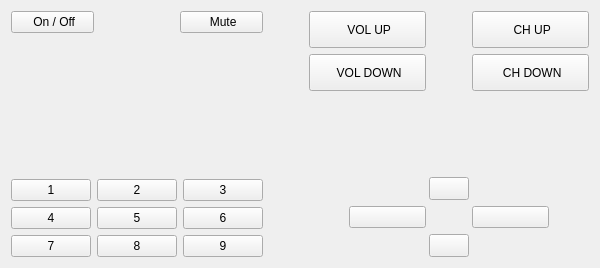
      <widget class="QWidget" name="tv_tab">
       <attribute name="icon">
        <iconset resource="resource.qrc">
         <normaloff>:/new/prefix1/scanner.png</normaloff>:/new/prefix1/scanner.png</iconset>
       </attribute>
       <attribute name="title">
        <string>TV</string>
       </attribute>
       <layout class="QHBoxLayout" name="horizontalLayout_5">
        <item>
         <layout class="QVBoxLayout" name="verticalLayout_7">
          <item>
           <layout class="QVBoxLayout" name="verticalLayout_13">
            <item>
             <layout class="QHBoxLayout" name="horizontalLayout_13">
              <item>
               <widget class="QPushButton" name="pushButton">
                <property name="sizePolicy">
                 <sizepolicy hsizetype="Minimum" vsizetype="Minimum">
                  <horstretch>0</horstretch>
                  <verstretch>0</verstretch>
                 </sizepolicy>
                </property>
                <property name="text">
                 <string> On / Off</string>
                </property>
                <property name="icon">
                 <iconset resource="resource.qrc">
                  <normaloff>:/new/prefix1/iconfinder_Power_symbol_2638316.png</normaloff>:/new/prefix1/iconfinder_Power_symbol_2638316.png</iconset>
                </property>
                <property name="iconSize">
                 <size>
                  <width>20</width>
                  <height>20</height>
                 </size>
                </property>
               </widget>
              </item>
              <item>
               <spacer name="horizontalSpacer_8">
                <property name="orientation">
                 <enum>Qt::Horizontal</enum>
                </property>
                <property name="sizeType">
                 <enum>QSizePolicy::Preferred</enum>
                </property>
                <property name="sizeHint" stdset="0">
                 <size>
                  <width>40</width>
                  <height>20</height>
                 </size>
                </property>
               </spacer>
              </item>
              <item>
               <spacer name="horizontalSpacer_6">
                <property name="orientation">
                 <enum>Qt::Horizontal</enum>
                </property>
                <property name="sizeType">
                 <enum>QSizePolicy::Preferred</enum>
                </property>
                <property name="sizeHint" stdset="0">
                 <size>
                  <width>40</width>
                  <height>20</height>
                 </size>
                </property>
               </spacer>
              </item>
              <item>
               <widget class="QPushButton" name="pushButton_10">
                <property name="sizePolicy">
                 <sizepolicy hsizetype="Minimum" vsizetype="Minimum">
                  <horstretch>0</horstretch>
                  <verstretch>0</verstretch>
                 </sizepolicy>
                </property>
                <property name="text">
                 <string> Mute</string>
                </property>
                <property name="icon">
                 <iconset resource="resource.qrc">
                  <normaloff>:/new/prefix1/iconfinder_v-24_3162619.png</normaloff>:/new/prefix1/iconfinder_v-24_3162619.png</iconset>
                </property>
                <property name="iconSize">
                 <size>
                  <width>20</width>
                  <height>20</height>
                 </size>
                </property>
               </widget>
              </item>
             </layout>
            </item>
            <item>
             <spacer name="verticalSpacer_18">
              <property name="orientation">
               <enum>Qt::Vertical</enum>
              </property>
              <property name="sizeType">
               <enum>QSizePolicy::Fixed</enum>
              </property>
              <property name="sizeHint" stdset="0">
               <size>
                <width>20</width>
                <height>100</height>
               </size>
              </property>
             </spacer>
            </item>
           </layout>
          </item>
          <item>
           <spacer name="verticalSpacer_11">
            <property name="orientation">
             <enum>Qt::Vertical</enum>
            </property>
            <property name="sizeType">
             <enum>QSizePolicy::Preferred</enum>
            </property>
            <property name="sizeHint" stdset="0">
             <size>
              <width>20</width>
              <height>40</height>
             </size>
            </property>
           </spacer>
          </item>
          <item>
           <layout class="QGridLayout" name="gridLayout">
            <item row="1" column="0">
             <widget class="QPushButton" name="button_1">
              <property name="sizePolicy">
               <sizepolicy hsizetype="Minimum" vsizetype="Preferred">
                <horstretch>0</horstretch>
                <verstretch>0</verstretch>
               </sizepolicy>
              </property>
              <property name="text">
               <string>1</string>
              </property>
             </widget>
            </item>
            <item row="3" column="2">
             <widget class="QPushButton" name="pushButton_9">
              <property name="sizePolicy">
               <sizepolicy hsizetype="Minimum" vsizetype="Preferred">
                <horstretch>0</horstretch>
                <verstretch>0</verstretch>
               </sizepolicy>
              </property>
              <property name="text">
               <string>9</string>
              </property>
             </widget>
            </item>
            <item row="2" column="1">
             <widget class="QPushButton" name="pushButton_6">
              <property name="sizePolicy">
               <sizepolicy hsizetype="Minimum" vsizetype="Preferred">
                <horstretch>0</horstretch>
                <verstretch>0</verstretch>
               </sizepolicy>
              </property>
              <property name="text">
               <string>5</string>
              </property>
             </widget>
            </item>
            <item row="3" column="1">
             <widget class="QPushButton" name="pushButton_8">
              <property name="sizePolicy">
               <sizepolicy hsizetype="Minimum" vsizetype="Preferred">
                <horstretch>0</horstretch>
                <verstretch>0</verstretch>
               </sizepolicy>
              </property>
              <property name="text">
               <string>8</string>
              </property>
             </widget>
            </item>
            <item row="1" column="2">
             <widget class="QPushButton" name="pushButton_4">
              <property name="sizePolicy">
               <sizepolicy hsizetype="Minimum" vsizetype="Preferred">
                <horstretch>0</horstretch>
                <verstretch>0</verstretch>
               </sizepolicy>
              </property>
              <property name="text">
               <string>3</string>
              </property>
             </widget>
            </item>
            <item row="2" column="2">
             <widget class="QPushButton" name="pushButton_3">
              <property name="sizePolicy">
               <sizepolicy hsizetype="Minimum" vsizetype="Preferred">
                <horstretch>0</horstretch>
                <verstretch>0</verstretch>
               </sizepolicy>
              </property>
              <property name="text">
               <string>6</string>
              </property>
             </widget>
            </item>
            <item row="2" column="0">
             <widget class="QPushButton" name="pushButton_2">
              <property name="sizePolicy">
               <sizepolicy hsizetype="Minimum" vsizetype="Preferred">
                <horstretch>0</horstretch>
                <verstretch>0</verstretch>
               </sizepolicy>
              </property>
              <property name="text">
               <string>4</string>
              </property>
             </widget>
            </item>
            <item row="3" column="0">
             <widget class="QPushButton" name="pushButton_7">
              <property name="sizePolicy">
               <sizepolicy hsizetype="Minimum" vsizetype="Preferred">
                <horstretch>0</horstretch>
                <verstretch>0</verstretch>
               </sizepolicy>
              </property>
              <property name="text">
               <string>7</string>
              </property>
             </widget>
            </item>
            <item row="1" column="1">
             <widget class="QPushButton" name="pushButton_5">
              <property name="sizePolicy">
               <sizepolicy hsizetype="Minimum" vsizetype="Preferred">
                <horstretch>0</horstretch>
                <verstretch>0</verstretch>
               </sizepolicy>
              </property>
              <property name="text">
               <string>2</string>
              </property>
             </widget>
            </item>
           </layout>
          </item>
         </layout>
        </item>
        <item>
         <spacer name="horizontalSpacer_9">
          <property name="orientation">
           <enum>Qt::Horizontal</enum>
          </property>
          <property name="sizeType">
           <enum>QSizePolicy::Preferred</enum>
          </property>
          <property name="sizeHint" stdset="0">
           <size>
            <width>40</width>
            <height>20</height>
           </size>
          </property>
         </spacer>
        </item>
        <item>
         <layout class="QVBoxLayout" name="verticalLayout_6">
          <item>
           <layout class="QHBoxLayout" name="horizontalLayout_12">
            <item>
             <layout class="QVBoxLayout" name="verticalLayout_10">
              <item>
               <widget class="QPushButton" name="pushButton_11">
                <property name="sizePolicy">
                 <sizepolicy hsizetype="Minimum" vsizetype="Preferred">
                  <horstretch>0</horstretch>
                  <verstretch>0</verstretch>
                 </sizepolicy>
                </property>
                <property name="text">
                 <string> VOL UP</string>
                </property>
                <property name="icon">
                 <iconset resource="resource.qrc">
                  <normaloff>:/new/prefix1/iconfinder_v-21_3162621.png</normaloff>:/new/prefix1/iconfinder_v-21_3162621.png</iconset>
                </property>
                <property name="iconSize">
                 <size>
                  <width>20</width>
                  <height>20</height>
                 </size>
                </property>
               </widget>
              </item>
              <item>
               <widget class="QPushButton" name="pushButton_12">
                <property name="sizePolicy">
                 <sizepolicy hsizetype="Minimum" vsizetype="Preferred">
                  <horstretch>0</horstretch>
                  <verstretch>0</verstretch>
                 </sizepolicy>
                </property>
                <property name="text">
                 <string> VOL DOWN</string>
                </property>
                <property name="icon">
                 <iconset resource="resource.qrc">
                  <normaloff>:/new/prefix1/iconfinder_v-23_3162620.png</normaloff>:/new/prefix1/iconfinder_v-23_3162620.png</iconset>
                </property>
                <property name="iconSize">
                 <size>
                  <width>16</width>
                  <height>16</height>
                 </size>
                </property>
               </widget>
              </item>
             </layout>
            </item>
            <item>
             <spacer name="horizontalSpacer_7">
              <property name="orientation">
               <enum>Qt::Horizontal</enum>
              </property>
              <property name="sizeType">
               <enum>QSizePolicy::Preferred</enum>
              </property>
              <property name="sizeHint" stdset="0">
               <size>
                <width>40</width>
                <height>20</height>
               </size>
              </property>
             </spacer>
            </item>
            <item>
             <layout class="QVBoxLayout" name="verticalLayout_12">
              <item>
               <widget class="QPushButton" name="pushButton_13">
                <property name="sizePolicy">
                 <sizepolicy hsizetype="Minimum" vsizetype="Preferred">
                  <horstretch>0</horstretch>
                  <verstretch>0</verstretch>
                 </sizepolicy>
                </property>
                <property name="text">
                 <string> CH UP</string>
                </property>
                <property name="icon">
                 <iconset resource="resource.qrc">
                  <normaloff>:/new/prefix1/iconfinder_control-eject-out-disk-remove_3209402.png</normaloff>:/new/prefix1/iconfinder_control-eject-out-disk-remove_3209402.png</iconset>
                </property>
                <property name="iconSize">
                 <size>
                  <width>20</width>
                  <height>20</height>
                 </size>
                </property>
               </widget>
              </item>
              <item>
               <widget class="QPushButton" name="pushButton_14">
                <property name="sizePolicy">
                 <sizepolicy hsizetype="Minimum" vsizetype="Preferred">
                  <horstretch>0</horstretch>
                  <verstretch>0</verstretch>
                 </sizepolicy>
                </property>
                <property name="text">
                 <string> CH DOWN</string>
                </property>
                <property name="icon">
                 <iconset resource="resource.qrc">
                  <normaloff>:/new/prefix1/3209402-128.png</normaloff>:/new/prefix1/3209402-128.png</iconset>
                </property>
                <property name="iconSize">
                 <size>
                  <width>20</width>
                  <height>20</height>
                 </size>
                </property>
               </widget>
              </item>
             </layout>
            </item>
           </layout>
          </item>
          <item>
           <spacer name="verticalSpacer_15">
            <property name="orientation">
             <enum>Qt::Vertical</enum>
            </property>
            <property name="sizeType">
             <enum>QSizePolicy::Preferred</enum>
            </property>
            <property name="sizeHint" stdset="0">
             <size>
              <width>20</width>
              <height>40</height>
             </size>
            </property>
           </spacer>
          </item>
          <item>
           <spacer name="verticalSpacer_16">
            <property name="orientation">
             <enum>Qt::Vertical</enum>
            </property>
            <property name="sizeType">
             <enum>QSizePolicy::Preferred</enum>
            </property>
            <property name="sizeHint" stdset="0">
             <size>
              <width>20</width>
              <height>40</height>
             </size>
            </property>
           </spacer>
          </item>
          <item>
           <layout class="QVBoxLayout" name="verticalLayout_14">
            <item>
             <layout class="QHBoxLayout" name="horizontalLayout_20">
              <item>
               <spacer name="horizontalSpacer_14">
                <property name="orientation">
                 <enum>Qt::Horizontal</enum>
                </property>
                <property name="sizeType">
                 <enum>QSizePolicy::Preferred</enum>
                </property>
                <property name="sizeHint" stdset="0">
                 <size>
                  <width>40</width>
                  <height>20</height>
                 </size>
                </property>
               </spacer>
              </item>
              <item>
               <spacer name="horizontalSpacer_17">
                <property name="orientation">
                 <enum>Qt::Horizontal</enum>
                </property>
                <property name="sizeType">
                 <enum>QSizePolicy::Preferred</enum>
                </property>
                <property name="sizeHint" stdset="0">
                 <size>
                  <width>40</width>
                  <height>20</height>
                 </size>
                </property>
               </spacer>
              </item>
              <item>
               <spacer name="horizontalSpacer_15">
                <property name="orientation">
                 <enum>Qt::Horizontal</enum>
                </property>
                <property name="sizeType">
                 <enum>QSizePolicy::Preferred</enum>
                </property>
                <property name="sizeHint" stdset="0">
                 <size>
                  <width>40</width>
                  <height>20</height>
                 </size>
                </property>
               </spacer>
              </item>
              <item>
               <widget class="QPushButton" name="button_up">
                <property name="sizePolicy">
                 <sizepolicy hsizetype="Minimum" vsizetype="Preferred">
                  <horstretch>0</horstretch>
                  <verstretch>0</verstretch>
                 </sizepolicy>
                </property>
                <property name="text">
                 <string/>
                </property>
                <property name="icon">
                 <iconset resource="resource.qrc">
                  <normaloff>:/new/prefix1/iconfinder_up_375749.png</normaloff>:/new/prefix1/iconfinder_up_375749.png</iconset>
                </property>
                <property name="iconSize">
                 <size>
                  <width>40</width>
                  <height>40</height>
                 </size>
                </property>
               </widget>
              </item>
              <item>
               <spacer name="horizontalSpacer_13">
                <property name="orientation">
                 <enum>Qt::Horizontal</enum>
                </property>
                <property name="sizeType">
                 <enum>QSizePolicy::Preferred</enum>
                </property>
                <property name="sizeHint" stdset="0">
                 <size>
                  <width>40</width>
                  <height>20</height>
                 </size>
                </property>
               </spacer>
              </item>
              <item>
               <spacer name="horizontalSpacer_18">
                <property name="orientation">
                 <enum>Qt::Horizontal</enum>
                </property>
                <property name="sizeType">
                 <enum>QSizePolicy::Preferred</enum>
                </property>
                <property name="sizeHint" stdset="0">
                 <size>
                  <width>40</width>
                  <height>20</height>
                 </size>
                </property>
               </spacer>
              </item>
              <item>
               <spacer name="horizontalSpacer_16">
                <property name="orientation">
                 <enum>Qt::Horizontal</enum>
                </property>
                <property name="sizeType">
                 <enum>QSizePolicy::Preferred</enum>
                </property>
                <property name="sizeHint" stdset="0">
                 <size>
                  <width>40</width>
                  <height>20</height>
                 </size>
                </property>
               </spacer>
              </item>
             </layout>
            </item>
            <item>
             <layout class="QHBoxLayout" name="horizontalLayout_18">
              <property name="spacing">
               <number>6</number>
              </property>
              <property name="sizeConstraint">
               <enum>QLayout::SetDefaultConstraint</enum>
              </property>
              <item>
               <spacer name="horizontalSpacer_20">
                <property name="orientation">
                 <enum>Qt::Horizontal</enum>
                </property>
                <property name="sizeType">
                 <enum>QSizePolicy::Preferred</enum>
                </property>
                <property name="sizeHint" stdset="0">
                 <size>
                  <width>40</width>
                  <height>20</height>
                 </size>
                </property>
               </spacer>
              </item>
              <item>
               <widget class="QPushButton" name="button_left">
                <property name="sizePolicy">
                 <sizepolicy hsizetype="Minimum" vsizetype="Preferred">
                  <horstretch>0</horstretch>
                  <verstretch>0</verstretch>
                 </sizepolicy>
                </property>
                <property name="text">
                 <string/>
                </property>
                <property name="icon">
                 <iconset resource="resource.qrc">
                  <normaloff>:/new/prefix1/iconfinder_left_375755.png</normaloff>:/new/prefix1/iconfinder_left_375755.png</iconset>
                </property>
                <property name="iconSize">
                 <size>
                  <width>40</width>
                  <height>40</height>
                 </size>
                </property>
               </widget>
              </item>
              <item>
               <spacer name="horizontalSpacer_12">
                <property name="orientation">
                 <enum>Qt::Horizontal</enum>
                </property>
                <property name="sizeType">
                 <enum>QSizePolicy::Preferred</enum>
                </property>
                <property name="sizeHint" stdset="0">
                 <size>
                  <width>40</width>
                  <height>20</height>
                 </size>
                </property>
               </spacer>
              </item>
              <item>
               <widget class="QPushButton" name="button_right">
                <property name="sizePolicy">
                 <sizepolicy hsizetype="Minimum" vsizetype="Preferred">
                  <horstretch>0</horstretch>
                  <verstretch>0</verstretch>
                 </sizepolicy>
                </property>
                <property name="text">
                 <string/>
                </property>
                <property name="icon">
                 <iconset resource="resource.qrc">
                  <normaloff>:/new/prefix1/iconfinder_right_375751.png</normaloff>:/new/prefix1/iconfinder_right_375751.png</iconset>
                </property>
                <property name="iconSize">
                 <size>
                  <width>40</width>
                  <height>40</height>
                 </size>
                </property>
               </widget>
              </item>
              <item>
               <spacer name="horizontalSpacer_22">
                <property name="orientation">
                 <enum>Qt::Horizontal</enum>
                </property>
                <property name="sizeType">
                 <enum>QSizePolicy::Preferred</enum>
                </property>
                <property name="sizeHint" stdset="0">
                 <size>
                  <width>40</width>
                  <height>20</height>
                 </size>
                </property>
               </spacer>
              </item>
             </layout>
            </item>
            <item>
             <layout class="QHBoxLayout" name="horizontalLayout_14">
              <item>
               <spacer name="horizontalSpacer_11">
                <property name="orientation">
                 <enum>Qt::Horizontal</enum>
                </property>
                <property name="sizeType">
                 <enum>QSizePolicy::Preferred</enum>
                </property>
                <property name="sizeHint" stdset="0">
                 <size>
                  <width>40</width>
                  <height>20</height>
                 </size>
                </property>
               </spacer>
              </item>
              <item>
               <spacer name="horizontalSpacer_21">
                <property name="orientation">
                 <enum>Qt::Horizontal</enum>
                </property>
                <property name="sizeType">
                 <enum>QSizePolicy::Preferred</enum>
                </property>
                <property name="sizeHint" stdset="0">
                 <size>
                  <width>40</width>
                  <height>20</height>
                 </size>
                </property>
               </spacer>
              </item>
              <item>
               <spacer name="horizontalSpacer_24">
                <property name="orientation">
                 <enum>Qt::Horizontal</enum>
                </property>
                <property name="sizeType">
                 <enum>QSizePolicy::Preferred</enum>
                </property>
                <property name="sizeHint" stdset="0">
                 <size>
                  <width>40</width>
                  <height>20</height>
                 </size>
                </property>
               </spacer>
              </item>
              <item>
               <widget class="QPushButton" name="button_down">
                <property name="sizePolicy">
                 <sizepolicy hsizetype="Minimum" vsizetype="Preferred">
                  <horstretch>0</horstretch>
                  <verstretch>0</verstretch>
                 </sizepolicy>
                </property>
                <property name="text">
                 <string/>
                </property>
                <property name="icon">
                 <iconset resource="resource.qrc">
                  <normaloff>:/new/prefix1/iconfinder_down_375747.png</normaloff>:/new/prefix1/iconfinder_down_375747.png</iconset>
                </property>
                <property name="iconSize">
                 <size>
                  <width>40</width>
                  <height>40</height>
                 </size>
                </property>
               </widget>
              </item>
              <item>
               <spacer name="horizontalSpacer_10">
                <property name="orientation">
                 <enum>Qt::Horizontal</enum>
                </property>
                <property name="sizeType">
                 <enum>QSizePolicy::Preferred</enum>
                </property>
                <property name="sizeHint" stdset="0">
                 <size>
                  <width>40</width>
                  <height>20</height>
                 </size>
                </property>
               </spacer>
              </item>
              <item>
               <spacer name="horizontalSpacer_23">
                <property name="orientation">
                 <enum>Qt::Horizontal</enum>
                </property>
                <property name="sizeType">
                 <enum>QSizePolicy::Preferred</enum>
                </property>
                <property name="sizeHint" stdset="0">
                 <size>
                  <width>40</width>
                  <height>20</height>
                 </size>
                </property>
               </spacer>
              </item>
              <item>
               <spacer name="horizontalSpacer_25">
                <property name="orientation">
                 <enum>Qt::Horizontal</enum>
                </property>
                <property name="sizeType">
                 <enum>QSizePolicy::Preferred</enum>
                </property>
                <property name="sizeHint" stdset="0">
                 <size>
                  <width>40</width>
                  <height>20</height>
                 </size>
                </property>
               </spacer>
              </item>
             </layout>
            </item>
           </layout>
          </item>
         </layout>
        </item>
       </layout>
      </widget>
